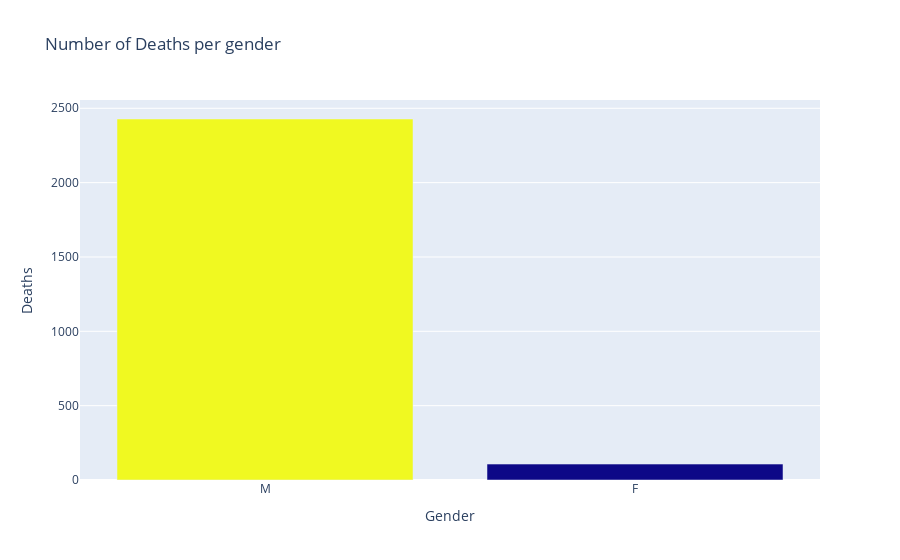

The notebook cell this image was saved under:
### Code cell
gender_death_bar = px.bar(df_gender, x="index", y="count",
                          color="count", title="Number of Deaths per gender")
gender_death_bar.update_layout(xaxis_title="Gender", yaxis_title="Deaths", coloraxis_showscale=False)
gender_death_bar.show()

### Figure 1 — Plotly figure (JSON) as saved in the notebook; plotly's stock layout.template omitted (floating-point values rounded to 4 significant figures)
{"data": [{"alignmentgroup": "True", "hovertemplate": "index=%{x}<br>count=%{marker.color}<extra></extra>", "legendgroup": "", "marker": {"color": [2428, 107], "coloraxis": "coloraxis", "pattern": {"shape": ""}}, "name": "", "offsetgroup": "", "orientation": "v", "showlegend": false, "textposition": "auto", "type": "bar", "x": ["M", "F"], "xaxis": "x", "y": [2428, 107], "yaxis": "y"}], "layout": {"barmode": "relative", "coloraxis": {"colorbar": {"title": {"text": "count"}}, "colorscale": [[0, "#0d0887"], [0.1111, "#46039f"], [0.2222, "#7201a8"], [0.3333, "#9c179e"], [0.4444, "#bd3786"], [0.5556, "#d8576b"], [0.6667, "#ed7953"], [0.7778, "#fb9f3a"], [0.8889, "#fdca26"], [1, "#f0f921"]], "showscale": false}, "legend": {"tracegroupgap": 0}, "title": {"text": "Number of Deaths per gender"}, "xaxis": {"anchor": "y", "domain": [0, 1], "title": {"text": "Gender"}}, "yaxis": {"anchor": "x", "domain": [0, 1], "title": {"text": "Deaths"}}}}
